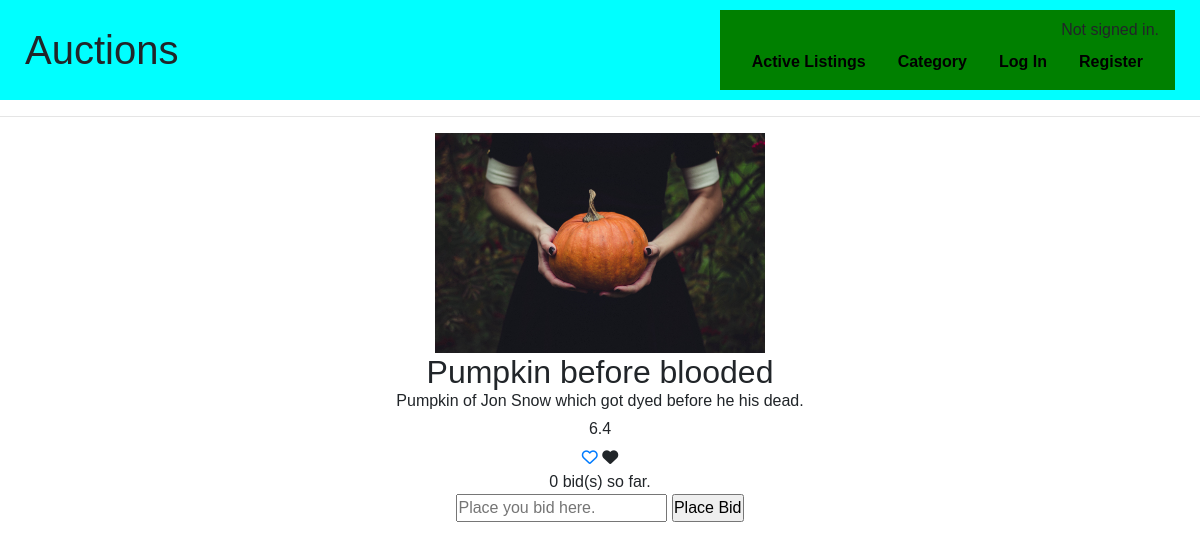
Before: /Pumpkin before blooded/detail with the older database file.
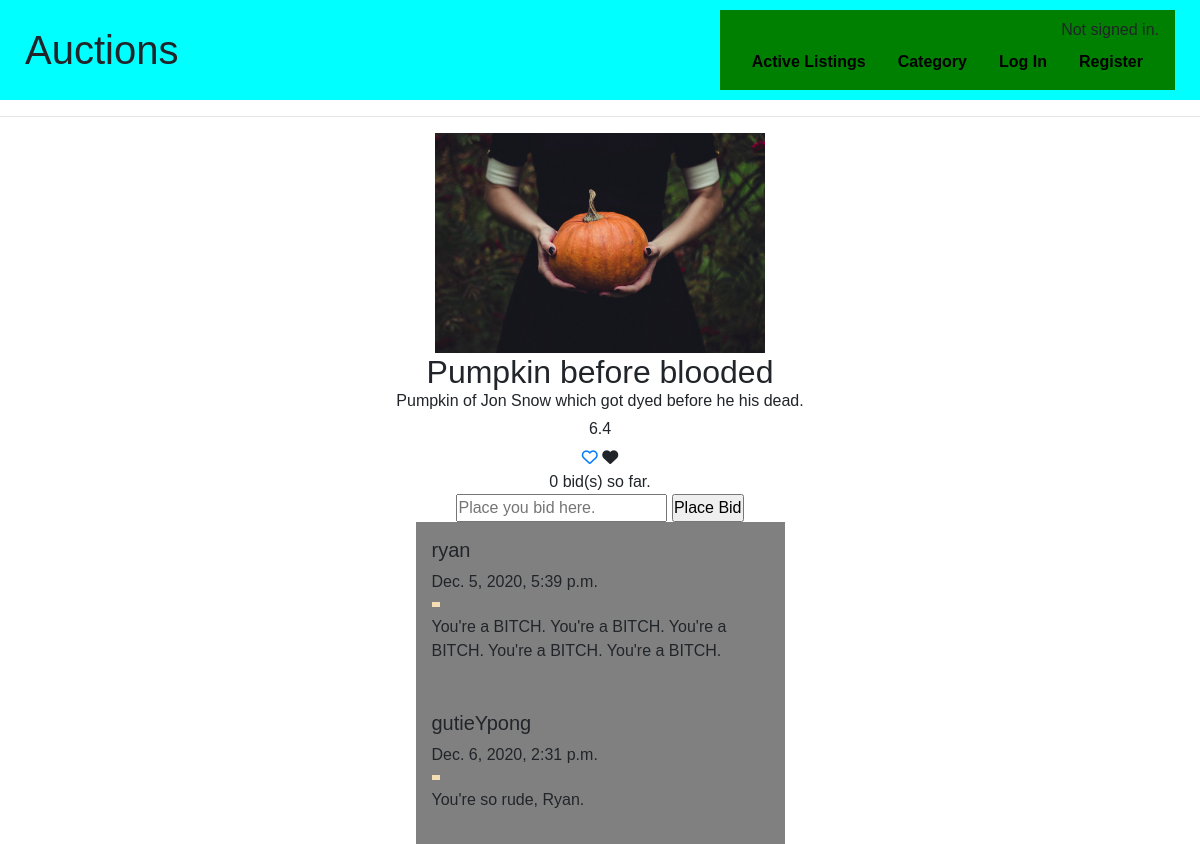
After: the same page with the newer database file.
### auctions/models.py (models this page shows, shortened)
class Comment(models.Model):
    comment_item = models.ForeignKey(Listing, on_delete=models.CASCADE, related_name="commentitem")
    comment_name = models.ForeignKey(User, on_delete=models.CASCADE, related_name="commentname")
    comment_content = models.TextField()
    created_on = models.DateTimeField(auto_now_add=True)
    class Meta:
        ordering = ['created_on']

class User(AbstractUser):
    pass

### auctions/views.py (the view)
# urls.py: path("<str:item_name>/detail", views.detail, name="detail"),
def detail(request, item_name):
    listing_item = Listing.objects.get(item_name=item_name)
    bidder_obj = Bidder.objects.filter(bidder_item=listing_item.id)
    comment_obj = Comment.objects.filter(comment_item=listing_item.id)
    is_creater = False
    any_bidder = False
    if listing_item.item_creater_id == request.user.id:
        is_creater = True
    if bidder_obj.exists():
        last_bidder = bidder_obj.latest('bid_time').bidder_name
        any_bidder = True
        return render(request, "auctions/listing_detail.html", {
            "item": listing_item,
            "last_bidder": last_bidder,
            "is_creater": is_creater,
            "any_bidder": any_bidder,
            "comments": comment_obj
        })
    else:
        return render(request, "auctions/listing_detail.html", {
            "item": listing_item,
            "is_creater": is_creater,
            "any_bidder": any_bidder,
            "comments": comment_obj
        })

### auctions/templates/auctions/listing_detail.html (shortened to what this page needs)
{% extends "auctions/layout.html" %}
{% block body %}
    <img src="{{ item.item_image.url }}">
    <h2>{{ item.item_name }}</h2>
    <h6>{{ item.item_desc }}</h5>
    <h6 class="bid">{{ item.starting_bid }}</h6>
    {% if item.is_active %}
        <div class="add_2_watchlist_icon">
            <span><a href="{% url 'add_2_watchlist' item.id %}"><i class="far fa-heart"></i></a></span>
            <span><i class="fas fa-heart"></i></span>
        </div>
        <div>
            <span>{{ item.bid_count }} bid(s) so far.</span>
        </div>
        <form action="{% url 'bid_update' item.id %}" method="post">
            <input type="number" min={{ item.starting_bid }} step="0.01" placeholder="Place you bid here." name="bid">
            <input type="submit" value="Place Bid">
        </form>
    {% endif %}
    {% if comments %}
        {% for comment in comments %}
            <div class="container">
                <div class="comment-box">
                    <h5>{{ comment.comment_name }}</h5>
                    <span class="comment-date">{{ comment.created_on }}</span>
                    <div class="visual"></div>
                    <p>{{ comment.comment_content }}</p>
                </div>
            </div>
        {% endfor %}
    {% endif %}
{% endblock %}

Changed rows visible on the page:
added Comment: comment_name "ryan", created_on "Dec. 5, 2020, 5:39 p.m.", comment_content "You're a BITCH. You're a BITCH. You're a BITCH. You're a BITCH. You're a BITCH."
added Comment: comment_name "gutieYpong", created_on "Dec. 6, 2020, 2:31 p.m.", comment_content "You're so rude, Ryan."
